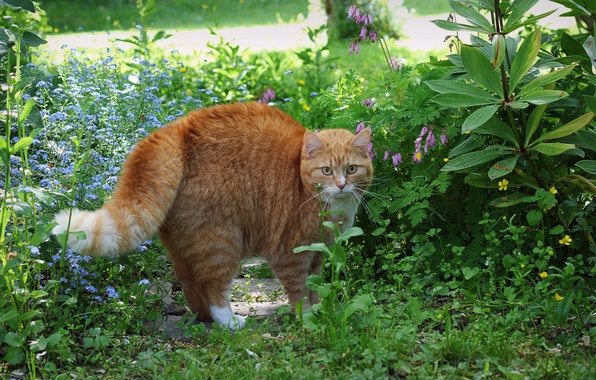
#> input picture data_visualization/cat.jpg, 596 x 380 px
$ python visualize.py
#> lines starting #> are read from the running program, lines starting #| are printed output that depends on the picture
import matplotlib.pyplot as plt
from mpl_toolkits.mplot3d import Axes3D
from matplotlib import colors
import numpy as np
import cv2


### 3d array visualization
def show3d(img):

	img = cv2.cvtColor(img, cv2.COLOR_BGR2RGB)
	r,g,b = cv2.split(img)
	#print(cv2.split(img))
	fig = plt.figure(figsize=(8,6),dpi=80)
	axis = fig.add_subplot(1,1,1,projection="3d")

	# Pixel color settings
	pixel_colors = img.reshape((np.shape(img)[0]*np.shape(img)[1],3))

	# Normalized
	norm = colors.Normalize(vmin=-1.,vmax=1.)
	norm.autoscale(pixel_colors)
	# Convert to list
	pixel_colors = norm(pixel_colors).tolist()
	# print('*'*20)

	# Display 3D scatterplot
	axis.scatter(r.flatten(),g.flatten(),b.flatten(),facecolors=pixel_colors,marker='.')
	axis.set_xlabel("Red")
	axis.set_ylabel("Green")
	axis.set_zlabel("Bule")
	plt.show()


def stem_vis():
	func1 = np.array([0,1,2,3,4,5,6,7,8,9,10])
	func2 = np.array([0,1,2,3,4,5,4,3,2,1,0])

	index = range(11)

	plt.stem(index, func1, 'b', markerfmt='bo', label='f1')
	plt.stem(index, func2, 'r', markerfmt='ro', label='f2')
	plt.show()

def title():

	tx1= np.array([ 0,1,2,3,4,5,4,3,2,1,0])
	tx2= np.array([ 0,1,0,1,0,1,0,1,0,1,0])

	tx3 = tx1*tx2
	tx4 = tx1+tx2


	fig = plt.figure()
	plt.title("signals")
	plt.plot(tx1)
	plt.plot(tx2)


	fig = plt.figure()
	plt.title("tx1+tx2, tx1*tx2")
	plt.plot(tx3)
	plt.plot(tx4)

	plt.show()


if __name__ == "__main__":

	img = cv2.imread("cat.jpg")
#> img is the input picture: shape (380, 596, 3); mean B, G, R 69.2, 112.2, 89.9

	h,w,c = img.shape
#> h = 380; w = 596; c = 3
	h = int(h/6)
#> h = 63
	w = int(w/6)
#> w = 99
	img = cv2.resize(img,(w,h))
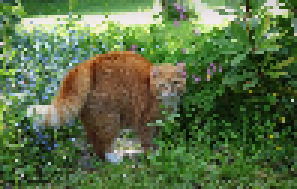
#> img: shape (63, 99, 3) (shown 3 times larger); mean B, G, R 69.1, 112.2, 89.7

	#show3d(img)
	#stem_vis()
	title()
#> in title, `plt.show()`:
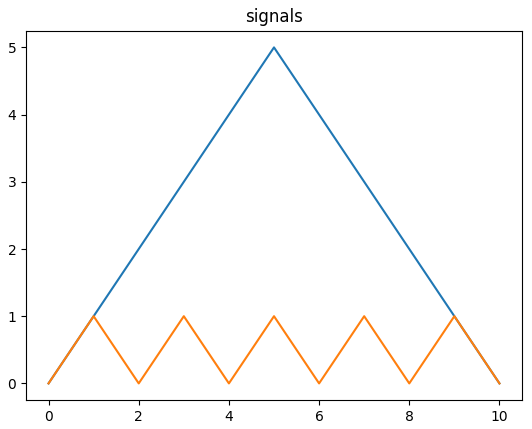
#> figure drawn by matplotlib, 1 panel; curve peaks at x = 5, y = 5; curve peaks at x = 1, y = 1
#> in title, `plt.show()`:
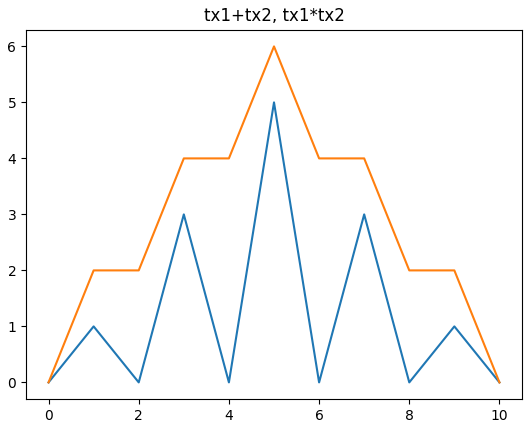
#> figure drawn by matplotlib, 1 panel; curve peaks at x = 5, y = 5; curve peaks at x = 5, y = 6
